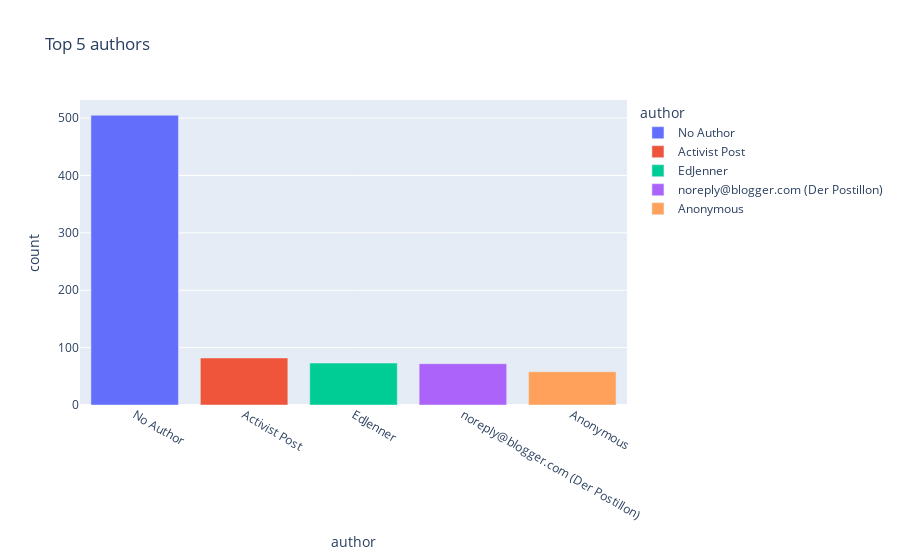

This figure's notebook cell:
### Markdown cell above
### Top 5 authors

### Code cell
d = df['author'].value_counts().sort_values(ascending=False).head(5)
d = pd.DataFrame(d)
d = d.reset_index()

# Plotting
fig=px.bar(d,y='count',x='author',color='author',
           title='Top 5 authors')
fig.show()

### Figure 1 — Plotly figure (JSON) as saved in the notebook; plotly's stock layout.template omitted (floating-point values rounded to 4 significant figures)
{"data": [{"alignmentgroup": "True", "hovertemplate": "author=%{x}<br>count=%{y}<extra></extra>", "legendgroup": "No Author", "marker": {"color": "#636efa", "pattern": {"shape": ""}}, "name": "No Author", "offsetgroup": "No Author", "orientation": "v", "showlegend": true, "textposition": "auto", "type": "bar", "x": ["No Author"], "xaxis": "x", "y": [505], "yaxis": "y"}, {"alignmentgroup": "True", "hovertemplate": "author=%{x}<br>count=%{y}<extra></extra>", "legendgroup": "Activist Post", "marker": {"color": "#EF553B", "pattern": {"shape": ""}}, "name": "Activist Post", "offsetgroup": "Activist Post", "orientation": "v", "showlegend": true, "textposition": "auto", "type": "bar", "x": ["Activist Post"], "xaxis": "x", "y": [82], "yaxis": "y"}, {"alignmentgroup": "True", "hovertemplate": "author=%{x}<br>count=%{y}<extra></extra>", "legendgroup": "EdJenner", "marker": {"color": "#00cc96", "pattern": {"shape": ""}}, "name": "EdJenner", "offsetgroup": "EdJenner", "orientation": "v", "showlegend": true, "textposition": "auto", "type": "bar", "x": ["EdJenner"], "xaxis": "x", "y": [73], "yaxis": "y"}, {"alignmentgroup": "True", "hovertemplate": "author=%{x}<br>count=%{y}<extra></extra>", "legendgroup": "noreply@blogger.com (Der Postillon)", "marker": {"color": "#ab63fa", "pattern": {"shape": ""}}, "name": "noreply@blogger.com (Der Postillon)", "offsetgroup": "noreply@blogger.com (Der Postillon)", "orientation": "v", "showlegend": true, "textposition": "auto", "type": "bar", "x": ["noreply@blogger.com (Der Postillon)"], "xaxis": "x", "y": [72], "yaxis": "y"}, {"alignmentgroup": "True", "hovertemplate": "author=%{x}<br>count=%{y}<extra></extra>", "legendgroup": "Anonymous", "marker": {"color": "#FFA15A", "pattern": {"shape": ""}}, "name": "Anonymous", "offsetgroup": "Anonymous", "orientation": "v", "showlegend": true, "textposition": "auto", "type": "bar", "x": ["Anonymous"], "xaxis": "x", "y": [58], "yaxis": "y"}], "layout": {"barmode": "relative", "legend": {"title": {"text": "author"}, "tracegroupgap": 0}, "title": {"text": "Top 5 authors"}, "xaxis": {"anchor": "y", "categoryarray": ["No Author", "Activist Post", "EdJenner", "noreply@blogger.com (Der Postillon)", "Anonymous"], "categoryorder": "array", "domain": [0, 1], "title": {"text": "author"}}, "yaxis": {"anchor": "x", "domain": [0, 1], "title": {"text": "count"}}}}
